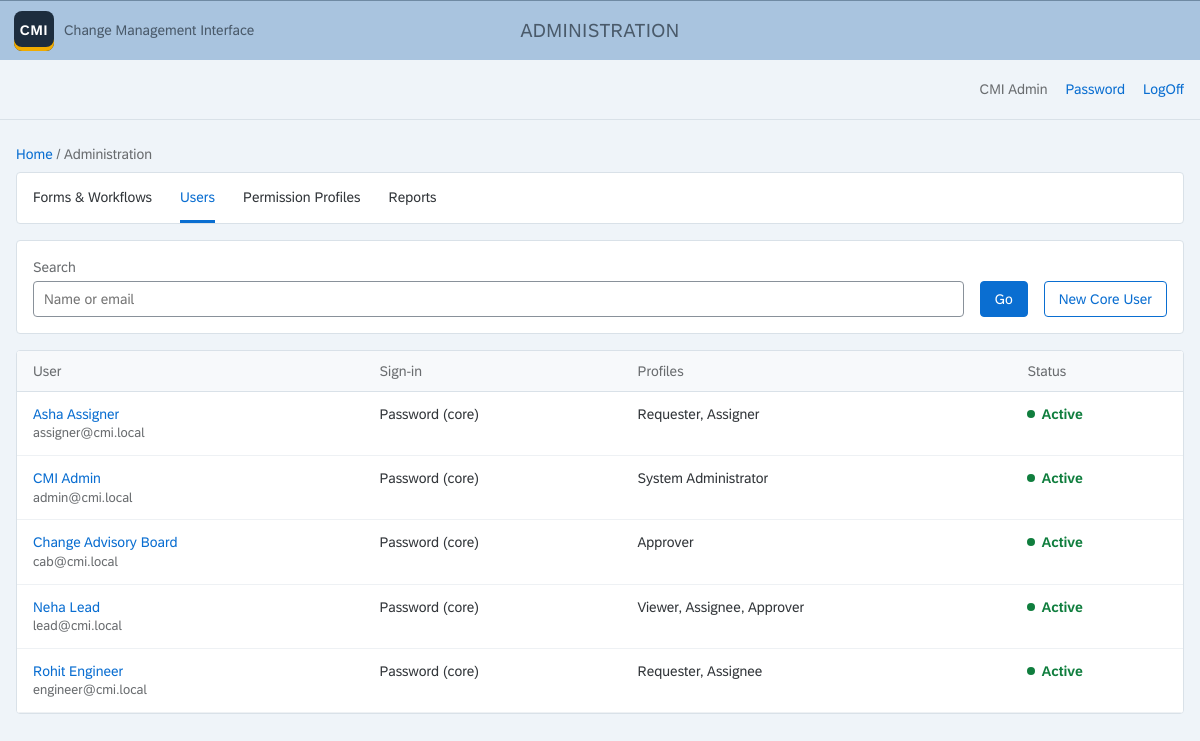
The app's page /admin/users (signed in) with its own data.
### models.py (models this page shows)
class User(db.Model):
    id = db.Column(db.Integer, primary_key=True)
    email = db.Column(db.String(255), unique=True, nullable=False)
    name = db.Column(db.String(120), nullable=False)
    is_core = db.Column(db.Boolean, default=False, nullable=False)
    password_hash = db.Column(db.String(255))
    active = db.Column(db.Boolean, default=True, nullable=False)
    failed_logins = db.Column(db.Integer, default=0, nullable=False)
    locked_until = db.Column(db.DateTime)
    created_at = db.Column(db.DateTime, default=utcnow, nullable=False)
    deleted_at = db.Column(db.DateTime)  # soft delete: hidden everywhere; restore by clearing it (and setting active) in the DB
    profiles = db.relationship("PermissionProfile", secondary="user_profile", back_populates="users")
    @classmethod
    def live(cls):
        return cls.query.filter(cls.deleted_at.is_(None))
    def can(self, perm):
        return any(perm in p.permissions for p in self.profiles)

### admin.py (the view)
@bp.get("/users")
def users():
    need("user.manage")
    q = User.live()
    text = request.args.get("q", "").strip()
    if text:
        q = q.filter(User.name.ilike(f"%{text}%") | User.email.ilike(f"%{text}%"))
    return render_template("admin_users.html", users=q.order_by(User.is_core.desc(), User.name).limit(500).all(), now=utcnow())

### app.py (called while the page is built)
@app.before_request
def guard():
    if request.method == "POST":
        token = session.get("_csrf")
        if not token or not secrets.compare_digest(request.form.get("_csrf", ""), token):
            abort(400, "Form expired. Reload the page and try again.")
    g.user = db.session.get(User, session["uid"]) if "uid" in session else None
    if g.user and not g.user.active:
        session.clear()
        g.user = None
    if not g.user and request.endpoint not in PUBLIC_ENDPOINTS:
        return redirect(url_for("login"))

@app.after_request
def security_headers(resp):
    resp.headers.setdefault("Content-Security-Policy", "default-src 'self'; style-src 'self' 'unsafe-inline'; "
                            "img-src 'self' data:; frame-ancestors 'none'; form-action 'self'")
    resp.headers.setdefault("X-Content-Type-Options", "nosniff")
    resp.headers.setdefault("Referrer-Policy", "same-origin")
    return resp

@app.context_processor
def template_globals():
    if "_csrf" not in session:
        session["_csrf"] = secrets.token_urlsafe(32)
    return dict(csrf=session["_csrf"])

### core.py (called while the page is built)
def need(perm):
    if not g.user.can(perm):
        abort(403)

### models.py (called while the page is built)
def utcnow():
    return datetime.now(timezone.utc).replace(tzinfo=None)  # stored as naive UTC

### templates/admin_users.html (shortened to what this page needs)
{% extends "base.html" %}
{% block shell %}Administration{% endblock %}
{% block body %}
<main class="page">
  {% include "_admin_nav.html" %}
  <form class="panel filterbar" method="get">
    <div><label for="q">Search</label><input id="q" name="q" type="search" value="{{ request.args.q }}" placeholder="Name or email"></div>
    <button class="btn emph" type="submit">Go</button>
    <a class="btn" href="{{ url_for('admin.user_edit') }}">New Core User</a>
  </form>
  <div class="panel table-wrap">
    <table>
      <thead><tr><th>User</th><th>Sign-in</th><th>Profiles</th><th>Status</th></tr></thead>
      <tbody>
        {% for u in users %}
        <tr>
          <td><a href="{{ url_for('admin.user_edit', uid=u.id) }}">{{ u.name }}</a><span class="sub">{{ u.email }}</span></td>
          <td>{{ 'Password (core)' if u.is_core else 'Email code (requester)' }}</td>
          <td>{{ u.profiles|map(attribute='name')|join(', ') or '—' }}</td>
          <td>{% if not u.active %}<span class="status neutral">Deactivated</span>
            {% elif u.locked_until and u.locked_until > now %}<span class="status negative">Locked</span>
            {% else %}<span class="status positive">Active</span>{% endif %}</td>
        </tr>
        {% endfor %}
      </tbody>
    </table>
  </div>
</main>
{% endblock %}

### templates/base.html (shortened to what this page needs)
<!doctype html>
<html lang="en">
<head>
<link rel="stylesheet" href="{{ url_for('static', filename='fiori.css') }}">
</head>
<body>
<header class="shell">
  <a class="logo" href="{{ url_for('home') }}"><b>CMI</b><span>Change Management Interface</span></a>
  <span class="shell-title">{% block shell %}{% endblock %}</span>
</header>
{% if g.user %}
<div class="subbar">
  <span class="user">{{ g.user.name }}</span>
  {% if g.user.is_core %}<a href="{{ url_for('account') }}">Password</a>{% endif %}
  <a href="{{ url_for('logout') }}">LogOff</a>
</div>
{% endif %}
{% block body %}{% endblock %}
</body>
</html>

### templates/_admin_nav.html
<div class="breadcrumb"><a href="{{ url_for('home') }}">Home</a> / Administration</div>
<nav class="tabs panel admin-nav">
  {% if g.user.can('form.publish') %}<a href="{{ url_for('admin.forms') }}" {% if request.endpoint.startswith('admin.form') %}aria-current="page"{% endif %}>Forms &amp; Workflows</a>{% endif %}
  {% if g.user.can('user.manage') %}
  <a href="{{ url_for('admin.users') }}" {% if request.endpoint.startswith('admin.user') %}aria-current="page"{% endif %}>Users</a>
  <a href="{{ url_for('admin.profiles') }}" {% if request.endpoint.startswith('admin.profile') %}aria-current="page"{% endif %}>Permission Profiles</a>
  {% endif %}
  {% if g.user.can('report.view') %}<a href="{{ url_for('admin.reports') }}" {% if request.endpoint == 'admin.reports' %}aria-current="page"{% endif %}>Reports</a>{% endif %}
</nav>

### static/fiori.css (style rules this page uses)
:root { --shell: #a9c4df; --shell-text: #4a5a6a; --page: #eff4f9; --surface: #fff; --border: #d9e1e8; --rule: #c4cbd2; --text: #32363a; --muted: #6a6d70; --link: #0a6ed1; --brand: #0a6ed1; --brand-hover: #085caf; --positive: #107e3e; --negative: #bb0000; --critical: #e9730c; --info: #0a6ed1; --neutral: #6a6d70; }
* { box-sizing: border-box; }
body { margin: 0; font: 400 14px/1.45 "72", "72full", Arial, Helvetica, sans-serif; color: var(--text); background: var(--page); }
a { color: var(--link); text-decoration: none; }
.shell { height: 60px; display: grid; grid-template-columns: 1fr auto 1fr; align-items: center; padding: 0 14px; background: var(--shell); border-top: 1px solid #6f8aa3; }
.shell-title { color: var(--shell-text); font-size: 19px; letter-spacing: .02em; text-transform: uppercase; }
.logo { justify-self: start; display: inline-flex; align-items: center; gap: 10px; color: var(--shell-text); font-size: 14px; }
.logo b { display: grid; place-items: center; width: 40px; height: 40px; border-radius: 8px; background: #1d2d3e; color: #fff; font-size: 14px; letter-spacing: .06em; box-shadow: inset 0 -4px 0 #f0ab00; }
.subbar { height: 60px; display: flex; justify-content: flex-end; align-items: center; gap: 18px; padding: 0 16px; border-bottom: 1px solid var(--border); }
.subbar .user { color: var(--muted); }
.page { padding: 24px 16px 96px; }
.panel { background: var(--surface); border: 1px solid var(--border); border-radius: 4px; }
.breadcrumb { font-size: 14px; color: var(--muted); margin-bottom: 8px; }
.btn { font: inherit; height: 36px; padding: 0 14px; border-radius: 4px; cursor: pointer; border: 1px solid var(--brand); background: var(--surface); color: var(--brand); }
.btn.emph { background: var(--brand); color: #fff; }
label { display: block; color: var(--muted); font-size: 14px; margin-bottom: 4px; }
input, select, textarea { font: inherit; color: var(--text); width: 100%; height: 36px; padding: 0 10px; border: 1px solid #89919a; border-radius: 4px; background: var(--surface); }
.filterbar { display: flex; flex-wrap: wrap; gap: 12px 16px; align-items: end; padding: 16px; margin-bottom: 16px; }
.filterbar > div { flex: 1 1 180px; }
.filterbar > .btn { flex: none; }
.tabs { display: flex; gap: 28px; padding: 0 16px; border-bottom: 1px solid var(--border); background: var(--surface); }
.tabs a { padding: 14px 0 12px; color: var(--text); border-bottom: 3px solid transparent; }
.tabs a[aria-current] { color: var(--brand); border-bottom-color: var(--brand); text-decoration: none; }
.table-wrap { overflow-x: auto; }
table { width: 100%; border-collapse: collapse; background: var(--surface); }
th { text-align: left; font-weight: 400; color: var(--muted); padding: 10px 16px; border-bottom: 1px solid var(--border); background: #f7f9fb; white-space: nowrap; }
td { padding: 12px 16px; border-bottom: 1px solid #eef1f4; vertical-align: top; }
td .sub { display: block; color: var(--muted); font-size: 13px; }
.status { font-weight: 700; white-space: nowrap; }
.status.positive { color: var(--positive); }
.status::before { content: ""; display: inline-block; width: 8px; height: 8px; border-radius: 50%; background: currentColor; margin-right: 6px; vertical-align: 1px; }
a.btn { display: inline-flex; align-items: center; text-decoration: none; }
.admin-nav { margin-bottom: 16px; }

### records on screen
User: user.name "CMI Admin", name "CMI Admin", email "admin@cmi.local", is_core "Password (core)", profiles|map "System Administrator", active "Active"
User: name "Asha Assigner", email "assigner@cmi.local", is_core "Password (core)", profiles|map "Requester, Assigner", active "Active"
User: name "Change Advisory Board", email "cab@cmi.local", is_core "Password (core)", profiles|map "Approver", active "Active"
User: name "Neha Lead", email "lead@cmi.local", is_core "Password (core)", profiles|map "Viewer, Assignee, Approver", active "Active"
User: name "Rohit Engineer", email "engineer@cmi.local", is_core "Password (core)", profiles|map "Requester, Assignee", active "Active"
